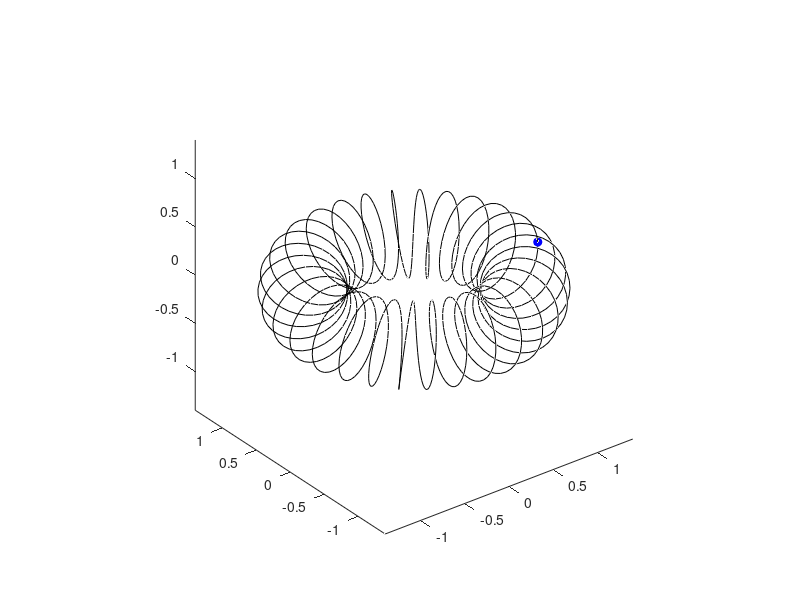

Write MATLAB code to recreate this figure.
clear; format short e
figure(1); clf

t = linspace(0, 2*pi, 1000)
x = @(t) cos(t) .* (1+.4*cos(30*t));
y = @(t) sin(t) .* (1+.4*cos(30*t));
z = @(t) 0.4*sin(30*t)

plot3(x(t), y(t), z(t), 'k-')
axis equal

hold on
MyDot = plot3(x(t(1)), y(t(1)), z(t(1)), 'bo', 'MarkerFaceColor', 'b')
hold off
M(1) = getframe

for k=2:length(t)
    set(MyDot, 'XData', x(t(k)), 'YData', y(t(k)), 'ZData', z(t(k)))
    drawnow
end